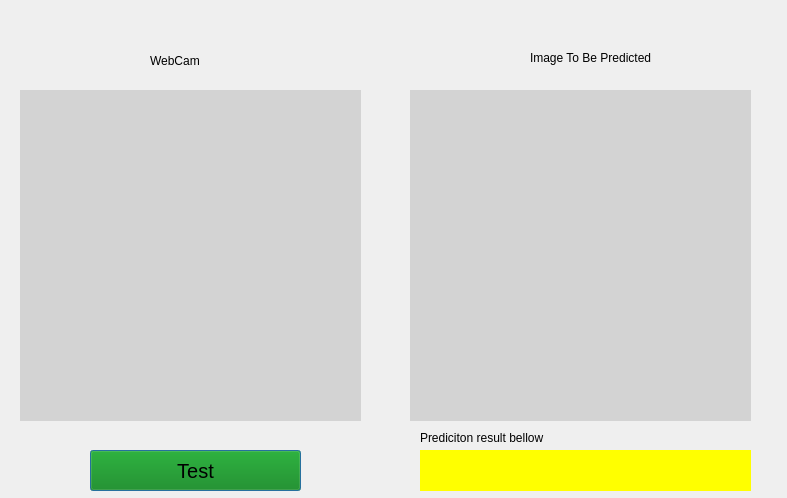
<?xml version="1.0" encoding="UTF-8"?>
<ui version="4.0">
 <class>Dialog</class>
 <widget class="QDialog" name="Dialog">
  <property name="geometry">
   <rect>
    <x>0</x>
    <y>0</y>
    <width>787</width>
    <height>498</height>
   </rect>
  </property>
  <property name="windowTitle">
   <string>Dialog</string>
  </property>
  <property name="autoFillBackground">
   <bool>true</bool>
  </property>
  <widget class="QLabel" name="camera">
   <property name="geometry">
    <rect>
     <x>20</x>
     <y>90</y>
     <width>341</width>
     <height>331</height>
    </rect>
   </property>
   <property name="autoFillBackground">
    <bool>false</bool>
   </property>
   <property name="styleSheet">
    <string notr="true">#camera{
 background-color: lightgray;
}</string>
   </property>
   <property name="text">
    <string/>
   </property>
  </widget>
  <widget class="QPushButton" name="test">
   <property name="geometry">
    <rect>
     <x>90</x>
     <y>450</y>
     <width>211</width>
     <height>41</height>
    </rect>
   </property>
   <property name="styleSheet">
    <string notr="true">#test{
background: green;
font-size:20px;
}</string>
   </property>
   <property name="text">
    <string>Test</string>
   </property>
  </widget>
  <widget class="QLabel" name="captured">
   <property name="geometry">
    <rect>
     <x>410</x>
     <y>90</y>
     <width>341</width>
     <height>331</height>
    </rect>
   </property>
   <property name="autoFillBackground">
    <bool>false</bool>
   </property>
   <property name="styleSheet">
    <string notr="true">#captured{
 background-color: lightgray;
}</string>
   </property>
   <property name="text">
    <string/>
   </property>
  </widget>
  <widget class="QLabel" name="label">
   <property name="geometry">
    <rect>
     <x>420</x>
     <y>430</y>
     <width>131</width>
     <height>16</height>
    </rect>
   </property>
   <property name="text">
    <string>Prediciton result bellow</string>
   </property>
  </widget>
  <widget class="QLabel" name="prediction_result">
   <property name="geometry">
    <rect>
     <x>420</x>
     <y>450</y>
     <width>331</width>
     <height>41</height>
    </rect>
   </property>
   <property name="styleSheet">
    <string notr="true">#prediction_result{
background:yellow;
font-size:15px}</string>
   </property>
   <property name="text">
    <string/>
   </property>
  </widget>
  <widget class="QLabel" name="label_2">
   <property name="geometry">
    <rect>
     <x>150</x>
     <y>50</y>
     <width>81</width>
     <height>21</height>
    </rect>
   </property>
   <property name="text">
    <string>WebCam</string>
   </property>
  </widget>
  <widget class="QLabel" name="label_3">
   <property name="geometry">
    <rect>
     <x>530</x>
     <y>50</y>
     <width>121</width>
     <height>16</height>
    </rect>
   </property>
   <property name="text">
    <string>Image To Be Predicted </string>
   </property>
  </widget>
 </widget>
 <resources/>
 <connections/>
</ui>
